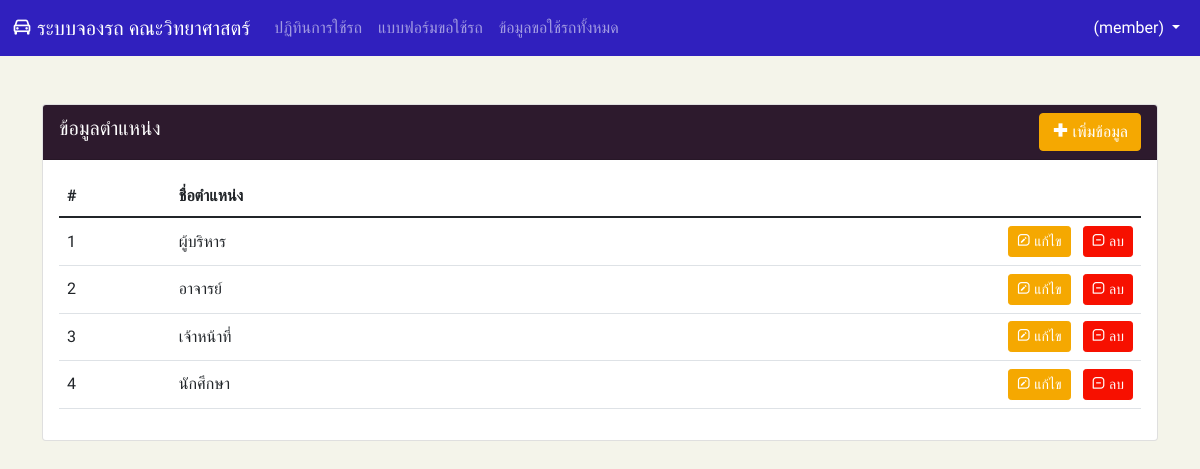
The page /pages/position/index.php (signed in) on the database its author committed.
### tables this page shows
CREATE TABLE `tb_position` ( 
    `id` INT NOT NULL AUTO_INCREMENT COMMENT 'PK' , 
    `name` VARCHAR(50) NOT NULL COMMENT 'ตำแหน่ง' , 
    PRIMARY KEY (`id`)
);

### src/Database/Db.php (called while the page is built, shortened)
<?php
class Db{
    private $host = "localhost";
	private $user = "usersci";
	private $password = "sciencepwd";
	private $dbName = "db_car";
	function __construct() {
		$this->pdo = $this->connect();
	}
	protected function connect() {
		$dsn = "mysql:host={$this->host};dbname={$this->dbName}";
		$pdo = new PDO($dsn, $this->user, $this->password);
		$pdo->exec("set names utf8");
		$pdo->setAttribute(PDO::ATTR_DEFAULT_FETCH_MODE, PDO::FETCH_ASSOC);
		$pdo->setAttribute(PDO::ATTR_ERRMODE, PDO::ERRMODE_EXCEPTION);
		return $pdo;
	}
}
?>

### src/Model/Position.php (called while the page is built, shortened)
<?php
class Position extends Db {
    public function getAllPosition() {
        $sql = "
            SELECT *
            FROM tb_position
            ORDER BY id
        ";
        $stmt = $this->pdo->query($sql);
        $data = $stmt->fetchAll();
        return $data;
    }
}
?>

### pages/position/index.php (the view, shortened to what this page needs)
<!DOCTYPE html>
<html lang="en">
<head>
    <link rel="stylesheet" href="../../theme/css/bootstrap-theme.css">
    <link rel="stylesheet" href="../../theme/css/datepicker.css">
    <link href='https://unpkg.com/boxicons@2.1.2/css/boxicons.min.css' rel='stylesheet'>
</head>
<body class="font-kanit">
    <div class="">
        <?php require $_SERVER['DOCUMENT_ROOT']."/car/inc/components/navbar.php";?>
    </div>
    <div class="container">
        <div class="row mt-5">
            <div class="col">
                <div class="card mb-3">
                    <div class="card-header bg-info text-white d-flex justify-content-between align-items-center">
                        <h5>ข้อมูลตำแหน่ง</h5>
                        <a href="form.php" class="btn btn-warning text-white"><i class='bx bx-plus-medical' ></i> เพิ่มข้อมูล</a>
                    </div>
                        <div class="card-body">
                            <table class="table table-hover">
                                <thead>
                                    <tr>
                                        <th>#</th>
                                        <th>ชื่อตำแหน่ง</th>
                                        <th></th>
                                    </tr>
                                </thead>
                                <tbody>
                                    <?php
                                        $positionObj = new Position;
                                        $positions = $positionObj->getAllPosition();
                                        $i=0;
                                        foreach($positions as $position) {
                                            $i++;
                                            echo "
                                                <tr  valign='middle'>
                                                    <td>{$i}</td>
                                                    <td>{$position['name']}</td>
                                                    <td align='right'>
                                                        <a href='form.php?id={$position['id']}&action=edit' class='me-md-2 btn btn-sm btn-warning text-white'><i class='bx bx-message-square-edit' ></i> แก้ไข</a>
                                                        <a href='save.php?id={$position['id']}&action=delete' class='btn btn-sm btn-danger text-white'><i class='bx bx-message-square-minus' ></i> ลบ</a>
                                                    </td>
                                                <tr>
                                            ";
                                        }
                                    ?>
                                </tbody>
                            </table>
                        </div>
                    </div>
                </div>
            </div>
        </div>
</body>
</html>

### rows shown on the page
tb_position: name "ผู้บริหาร"
tb_position: name "อาจารย์"
tb_position: name "เจ้าหน้าที่"
tb_position: name "นักศึกษา"

### other values the page prints
$name "(member)"
